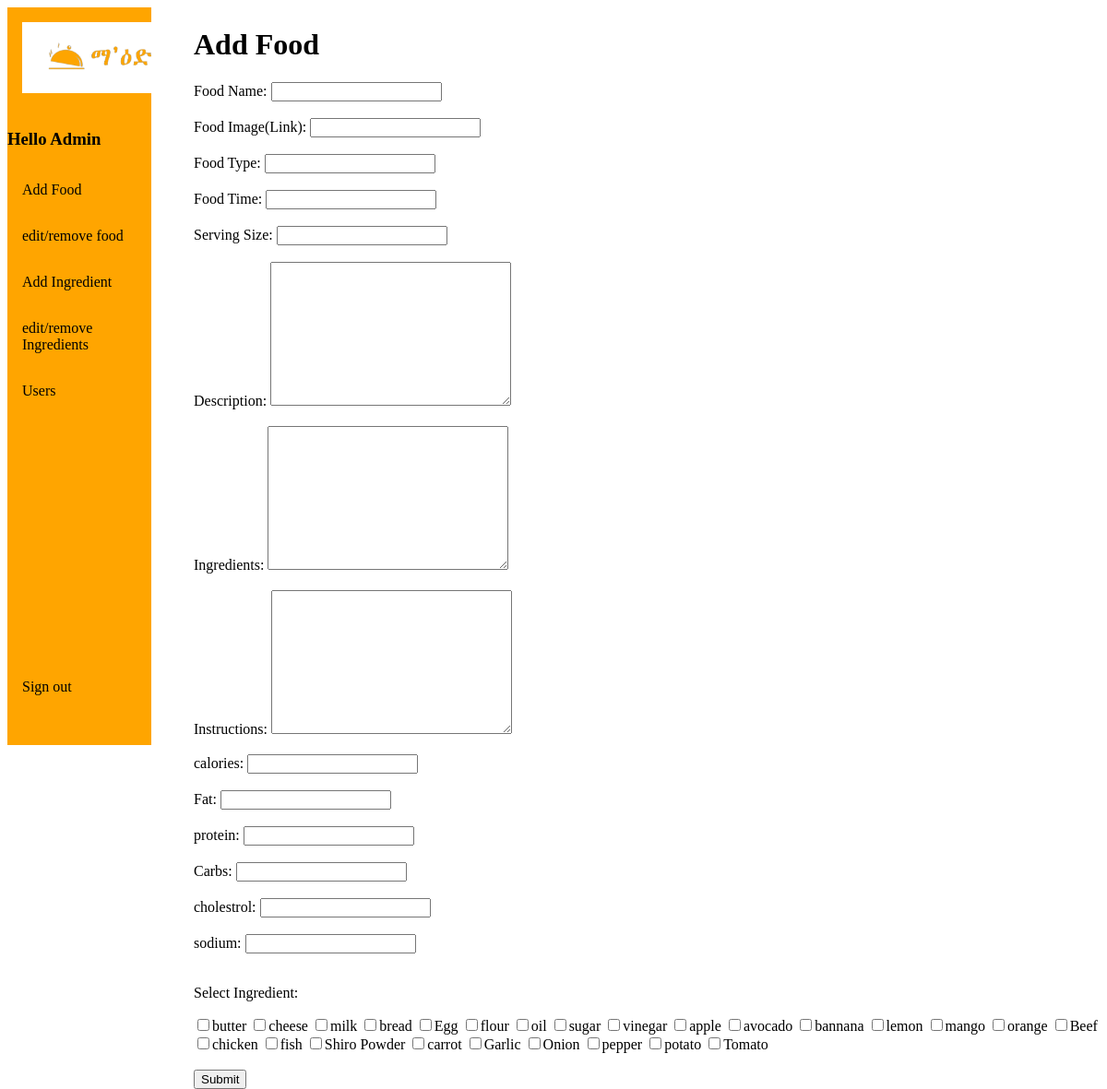
/admins/adminpage.php, run on an earlier commit of the app's database.
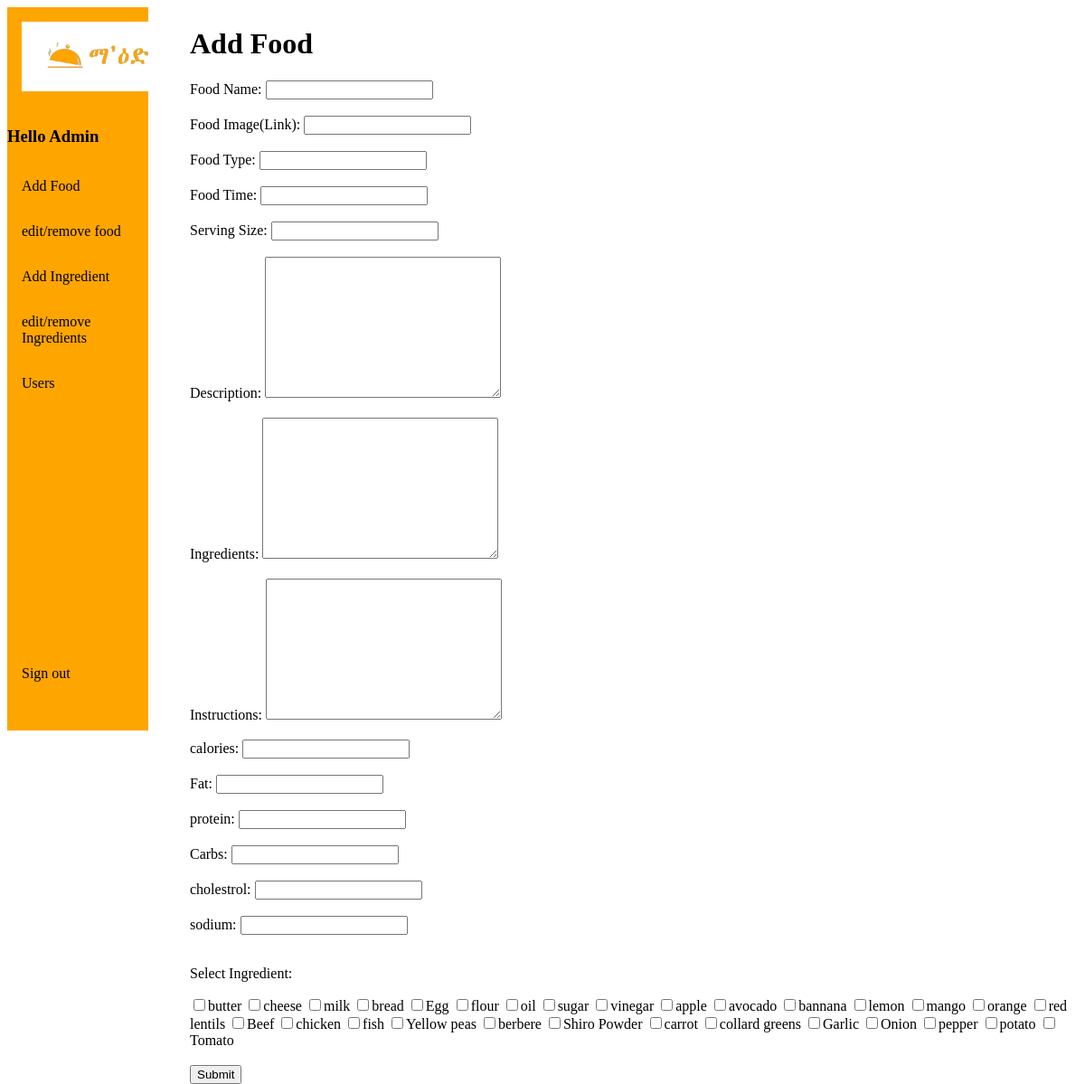
And on a later commit of the database.
### tables this page shows
CREATE TABLE `ingredient` (
  `ingID` int(11) NOT NULL,
  `ingName` varchar(40) NOT NULL,
  `ingType` varchar(30) NOT NULL
);

### HTML/admins/adminpage.php (the view, shortened to what this page needs)
<!DOCTYPE html>
<html lang="en">
<head>
    <link rel="stylesheet" href="../../styles/adminpage.css">
</head>
<body>
    <div class="login">
        <div class="wrapper">
            <div class="sidebar">
                <section class="logo" id="logo">
                    <a href="home.php"> <img src="../../pics/Maed_logo1-removebg.png" alt="" /></a>
                </section>
                <h3>Hello Admin</h3>
                <div class="link">
                    <a id="addfood"> Add Food</a>
                    <a id="edit-remove-food">edit/remove food</a>
                    <a id="adding-ing">Add Ingredient</a>
                    <a id="edit-remove-ing">edit/remove Ingredients</a>
                    <a id="users"> Users</a>
                    <div class="footer">
                        <a href="">Sign out</a>
                    </div>
                </div>
            </div>
            <div id="addFoodPage">
                <h1>Add Food</h1>
                <form action="" method="post" autocomplete="off">
                    <label for="name">Food Name: </label>
                    <input type="text" name="name" id="name" />
                    <br>
                    <br>
                    <label for="foodimg">Food Image(Link): </label>
                    <input type="text" name="foodimg" id="foodimg" />
                    <br>
                    <br>
                    <label for="foodtype">Food Type: </label>
                    <input type="text" name="foodtype" id="foodtype" />
                    <br>
                    <br>
                    <label for="preptime">Food Time: </label>
                    <input type="text" name="preptime" id="preptime" />
                    <br>
                    <br>
                    <label for="servingsize">Serving Size: </label>
                    <input type="text" name="servingsize" id="servingsize" />
                    <br>
                    <br>
                    <label for="description">Description: </label>
                    <textarea name="description" id="description" cols="30" rows="10"></textarea>
                    <br>
                    <br>
                    <label for="ingredients">Ingredients: </label>
                    <textarea name="ingredients" id="ingredients" cols="30" rows="10"></textarea>
                    <br>
                    <br>
                    <label for="instructions">Instructions: </label>
                    <textarea name="instructions" id="instructions" cols=" 30" rows="10"></textarea>
                    <br>
                    <br>
                    <label for="calories">calories: </label>
                    <input type="text" name="calories" id="calories" />
                    <br>
                    <br>
                    <label for="fat">Fat: </label>
                    <input type="text" name="fat" id="fat" />
                    <br>
                    <br>
                    <label for="protein">protein: </label>
                    <input type="text" name="protein" id="protein" />
                    <br>
                    <br>
                    <label for="carbs">Carbs: </label>
                    <input type="text" name="carbs" id="carbs" />
                    <br>
                    <br>
                    <label for="cholestrol">cholestrol: </label>
                    <input type="text" name="cholestrol" id="cholestrol" />
                    <br>
                    <br>
                    <label for="sodium">sodium: </label>
                    <input type="text" name="sodium" id="sodium" />
                    <br>
                    <br>
                    <p>Select Ingredient:</p>
                    <?php
                    $con = mysqli_connect("localhost", "root", "", "maed");
                    $ing_query = "Select *from ingredient order by ingType,ingName";
                    $query_run = mysqli_query($con, $ing_query);
                    if (mysqli_num_rows($query_run) > 0) {
                        foreach ($query_run as $ing) {
                    ?>
                            <input type="checkbox" name="ingList[]" value="<?= $ing['ingName']; ?>" /><?= $ing['ingName']; ?>
                    <?php
                        }
                    } else {
                        echo '<p>No record found</p>';
                    }
                    ?>
                    <br>
                    <br>
                    <input type="submit" value="Submit" name="submit-food" />
                </form>
            </div>
        </div>
</body>
</html>

### Styles/adminpage.css (style rules this page uses)
.wrapper { display: grid; width: 100vw; grid-template-columns: 13% 87%; }
.sidebar { margin: 0; padding: 0; grid-column: 1/2; background-color: var(--orange); height: 100vh; overflow: auto; }
.sidebar a { display: block; color: black; padding: 16px; text-decoration: none; }
.sidebar .logo a img { width: 10.5rem; align-self: center; background-color: white; }
.sidebar .link .footer { position: absolute; top: 90vh; width:12rem ; }
div#addFoodPage { display: block; margin-left: 30px; padding: 1px 16px; height: 100vh; }

### Styles/root.css (style rules this page uses)
:root { --mainColor: #FFA500; --orange: orange; }

### HTML/admins/adminpage.php (style rules this page uses)
input[type="checkbox"] { cursor: pointer; }

What changed in the data, as far as the page shows it:
added ingredient: ingName "red lentils"
added ingredient: ingName "Yellow peas"
added ingredient: ingName "berbere"
added ingredient: ingName "collard greens"
